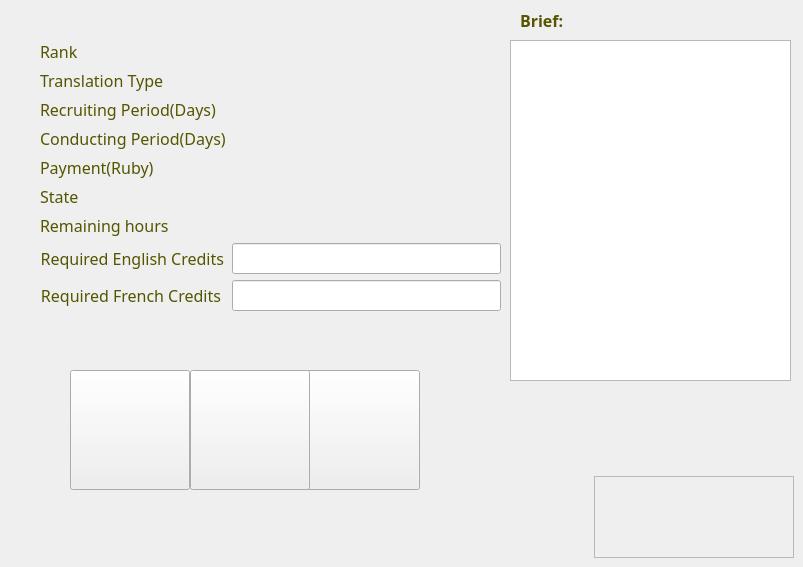
   <widget class="QWidget" name="tabInfo">
    <attribute name="title">
     <string>Infomation</string>
    </attribute>
    <widget class="QWidget" name="formLayoutWidget">
     <property name="geometry">
      <rect>
       <x>40</x>
       <y>40</y>
       <width>461</width>
       <height>284</height>
      </rect>
     </property>
     <layout class="QFormLayout" name="formLayout">
      <item row="1" column="0">
       <widget class="QLabel" name="label_1">
        <property name="font">
         <font>
          <family>Century Gothic</family>
          <pointsize>12</pointsize>
         </font>
        </property>
        <property name="styleSheet">
         <string notr="true">color: rgb(85, 85, 0);</string>
        </property>
        <property name="text">
         <string>Translation Type</string>
        </property>
       </widget>
      </item>
      <item row="1" column="1">
       <widget class="QLabel" name="labelTransType">
        <property name="font">
         <font>
          <family>Century Gothic</family>
          <pointsize>12</pointsize>
         </font>
        </property>
        <property name="styleSheet">
         <string notr="true">color: rgb(85, 0, 255);</string>
        </property>
        <property name="text">
         <string/>
        </property>
       </widget>
      </item>
      <item row="2" column="0">
       <widget class="QLabel" name="label_2">
        <property name="font">
         <font>
          <family>Century Gothic</family>
          <pointsize>12</pointsize>
         </font>
        </property>
        <property name="styleSheet">
         <string notr="true">color: rgb(85, 85, 0);</string>
        </property>
        <property name="text">
         <string>Recruiting Period(Days)</string>
        </property>
       </widget>
      </item>
      <item row="2" column="1">
       <widget class="QLabel" name="labelRecPeriod">
        <property name="font">
         <font>
          <family>Century Gothic</family>
          <pointsize>12</pointsize>
         </font>
        </property>
        <property name="styleSheet">
         <string notr="true">color: rgb(85, 0, 255);</string>
        </property>
        <property name="text">
         <string/>
        </property>
       </widget>
      </item>
      <item row="3" column="0">
       <widget class="QLabel" name="label_3">
        <property name="font">
         <font>
          <family>Century Gothic</family>
          <pointsize>12</pointsize>
         </font>
        </property>
        <property name="styleSheet">
         <string notr="true">color: rgb(85, 85, 0);</string>
        </property>
        <property name="text">
         <string>Conducting Period(Days)</string>
        </property>
       </widget>
      </item>
      <item row="3" column="1">
       <widget class="QLabel" name="labelConPeriod">
        <property name="font">
         <font>
          <family>Century Gothic</family>
          <pointsize>12</pointsize>
         </font>
        </property>
        <property name="styleSheet">
         <string notr="true">color: rgb(85, 0, 255);</string>
        </property>
        <property name="text">
         <string/>
        </property>
       </widget>
      </item>
      <item row="4" column="0">
       <widget class="QLabel" name="label_7">
        <property name="font">
         <font>
          <family>Century Gothic</family>
          <pointsize>12</pointsize>
         </font>
        </property>
        <property name="styleSheet">
         <string notr="true">color: rgb(85, 85, 0);</string>
        </property>
        <property name="text">
         <string>Payment(Ruby)</string>
        </property>
       </widget>
      </item>
      <item row="5" column="0">
       <widget class="QLabel" name="label_6">
        <property name="font">
         <font>
          <family>Century Gothic</family>
          <pointsize>12</pointsize>
         </font>
        </property>
        <property name="styleSheet">
         <string notr="true">color: rgb(85, 85, 0);</string>
        </property>
        <property name="text">
         <string>State</string>
        </property>
       </widget>
      </item>
      <item row="5" column="1">
       <widget class="QLabel" name="labelState">
        <property name="font">
         <font>
          <family>Century Gothic</family>
          <pointsize>12</pointsize>
         </font>
        </property>
        <property name="styleSheet">
         <string notr="true">color: rgb(85, 0, 255);</string>
        </property>
        <property name="text">
         <string/>
        </property>
       </widget>
      </item>
      <item row="0" column="0">
       <widget class="QLabel" name="label_8">
        <property name="font">
         <font>
          <family>Century Gothic</family>
          <pointsize>12</pointsize>
         </font>
        </property>
        <property name="styleSheet">
         <string notr="true">color: rgb(85, 85, 0);</string>
        </property>
        <property name="text">
         <string>Rank</string>
        </property>
       </widget>
      </item>
      <item row="0" column="1">
       <widget class="QLabel" name="labelRank">
        <property name="font">
         <font>
          <family>Century Gothic</family>
          <pointsize>12</pointsize>
         </font>
        </property>
        <property name="styleSheet">
         <string notr="true">color: rgb(85, 0, 255);</string>
        </property>
        <property name="text">
         <string/>
        </property>
       </widget>
      </item>
      <item row="6" column="0">
       <widget class="QLabel" name="label_9">
        <property name="font">
         <font>
          <family>Century Gothic</family>
          <pointsize>12</pointsize>
         </font>
        </property>
        <property name="styleSheet">
         <string notr="true">color: rgb(85, 85, 0);</string>
        </property>
        <property name="text">
         <string>Remaining hours</string>
        </property>
       </widget>
      </item>
      <item row="6" column="1">
       <widget class="QLabel" name="labelRemHours">
        <property name="font">
         <font>
          <family>Century Gothic</family>
          <pointsize>12</pointsize>
         </font>
        </property>
        <property name="styleSheet">
         <string notr="true">color: rgb(85, 0, 255);</string>
        </property>
        <property name="text">
         <string/>
        </property>
       </widget>
      </item>
      <item row="7" column="0">
       <widget class="QLabel" name="label_4">
        <property name="font">
         <font>
          <family>Century Gothic</family>
          <pointsize>12</pointsize>
         </font>
        </property>
        <property name="styleSheet">
         <string notr="true">color: rgb(85, 85, 0);</string>
        </property>
        <property name="text">
         <string>Required English Credits</string>
        </property>
        <property name="alignment">
         <set>Qt::AlignRight|Qt::AlignTrailing|Qt::AlignVCenter</set>
        </property>
       </widget>
      </item>
      <item row="7" column="1">
       <widget class="QLineEdit" name="lineEditEngCre">
        <property name="font">
         <font>
          <family>Century Gothic</family>
          <pointsize>12</pointsize>
         </font>
        </property>
        <property name="styleSheet">
         <string notr="true">color: rgb(85, 0, 255);</string>
        </property>
        <property name="readOnly">
         <bool>true</bool>
        </property>
       </widget>
      </item>
      <item row="8" column="0">
       <widget class="QLabel" name="label_5">
        <property name="font">
         <font>
          <family>Century Gothic</family>
          <pointsize>12</pointsize>
         </font>
        </property>
        <property name="styleSheet">
         <string notr="true">color: rgb(85, 85, 0);</string>
        </property>
        <property name="text">
         <string>Required French Credits</string>
        </property>
        <property name="alignment">
         <set>Qt::AlignRight|Qt::AlignTrailing|Qt::AlignVCenter</set>
        </property>
       </widget>
      </item>
      <item row="8" column="1">
       <widget class="QLineEdit" name="lineEditFreCre">
        <property name="font">
         <font>
          <family>Century Gothic</family>
          <pointsize>12</pointsize>
         </font>
        </property>
        <property name="styleSheet">
         <string notr="true">color: rgb(85, 0, 255);</string>
        </property>
        <property name="readOnly">
         <bool>true</bool>
        </property>
       </widget>
      </item>
      <item row="4" column="1">
       <widget class="QLabel" name="labelPay">
        <property name="font">
         <font>
          <family>Century Gothic</family>
          <pointsize>12</pointsize>
         </font>
        </property>
        <property name="styleSheet">
         <string notr="true">color: rgb(85, 0, 255);</string>
        </property>
        <property name="text">
         <string/>
        </property>
       </widget>
      </item>
     </layout>
    </widget>
    <widget class="QPushButton" name="editInfoOkButton">
     <property name="geometry">
      <rect>
       <x>70</x>
       <y>370</y>
       <width>120</width>
       <height>120</height>
      </rect>
     </property>
     <property name="toolTip">
      <string>Set Infomation</string>
     </property>
     <property name="styleSheet">
      <string notr="true">QPushButton{border-image: url(:/CrowdSourcing/Resources/pictures/link_shoot.png);}  
QPushButton:hover{border-image: url(:/CrowdSourcing/Resources/pictures/link_shoot_on.png);}
QPushButton:pressed{border-image: url(:/CrowdSourcing/Resources/pictures/link_shoot_clicked.png);};</string>
     </property>
     <property name="text">
      <string/>
     </property>
    </widget>
    <widget class="QPushButton" name="editInfocancelButton">
     <property name="geometry">
      <rect>
       <x>300</x>
       <y>370</y>
       <width>120</width>
       <height>120</height>
      </rect>
     </property>
     <property name="toolTip">
      <string>Cancel</string>
     </property>
     <property name="styleSheet">
      <string notr="true">QPushButton{border-image: url(:/CrowdSourcing/Resources/pictures/zelda_woman.png);}  
QPushButton:hover{border-image: url(:/CrowdSourcing/Resources/pictures/zelda_woman_on.png);}
QPushButton:pressed{border-image: url(:/CrowdSourcing/Resources/pictures/zelda_woman_clicked.png);};</string>
     </property>
     <property name="text">
      <string/>
     </property>
    </widget>
    <widget class="QPushButton" name="changeInfoButton">
     <property name="geometry">
      <rect>
       <x>190</x>
       <y>370</y>
       <width>120</width>
       <height>120</height>
      </rect>
     </property>
     <property name="toolTip">
      <string>Change Infomation</string>
     </property>
     <property name="styleSheet">
      <string notr="true">QPushButton{border-image: url(:/CrowdSourcing/Resources/pictures/zelda_hero.png);}  
QPushButton:hover{border-image: url(:/CrowdSourcing/Resources/pictures/zelda_hero_on.png);}
QPushButton:pressed{border-image: url(:/CrowdSourcing/Resources/pictures/zelda_hero_clicked.png);};</string>
     </property>
     <property name="text">
      <string/>
     </property>
    </widget>
    <widget class="QTextBrowser" name="textBrowserBrief">
     <property name="geometry">
      <rect>
       <x>510</x>
       <y>40</y>
       <width>281</width>
       <height>341</height>
      </rect>
     </property>
     <property name="font">
      <font>
       <family>Century Gothic</family>
       <pointsize>10</pointsize>
      </font>
     </property>
     <property name="styleSheet">
      <string notr="true"/>
     </property>
     <property name="readOnly">
      <bool>true</bool>
     </property>
     <property name="html">
      <string>&lt;!DOCTYPE HTML PUBLIC &quot;-//W3C//DTD HTML 4.0//EN&quot; &quot;http://www.w3.org/TR/REC-html40/strict.dtd&quot;&gt;
&lt;html&gt;&lt;head&gt;&lt;meta name=&quot;qrichtext&quot; content=&quot;1&quot; /&gt;&lt;style type=&quot;text/css&quot;&gt;
p, li { white-space: pre-wrap; }
&lt;/style&gt;&lt;/head&gt;&lt;body style=&quot; font-family:'Century Gothic'; font-size:10pt; font-weight:400; font-style:normal;&quot;&gt;
&lt;p style=&quot;-qt-paragraph-type:empty; margin-top:0px; margin-bottom:0px; margin-left:0px; margin-right:0px; -qt-block-indent:0; text-indent:0px;&quot;&gt;&lt;br /&gt;&lt;/p&gt;&lt;/body&gt;&lt;/html&gt;</string>
     </property>
    </widget>
    <widget class="QFrame" name="frame">
     <property name="geometry">
      <rect>
       <x>594</x>
       <y>476</y>
       <width>200</width>
       <height>82</height>
      </rect>
     </property>
     <property name="styleSheet">
      <string notr="true">border-image: url(:/CrowdSourcing/Resources/pictures/zelda_logo2.png);</string>
     </property>
     <property name="frameShape">
      <enum>QFrame::StyledPanel</enum>
     </property>
     <property name="frameShadow">
      <enum>QFrame::Raised</enum>
     </property>
    </widget>
    <widget class="QLabel" name="label_10">
     <property name="geometry">
      <rect>
       <x>520</x>
       <y>5</y>
       <width>71</width>
       <height>31</height>
      </rect>
     </property>
     <property name="font">
      <font>
       <family>Century Gothic</family>
       <pointsize>12</pointsize>
       <weight>75</weight>
       <bold>true</bold>
      </font>
     </property>
     <property name="styleSheet">
      <string notr="true">border-image:transparent;color: rgb(85, 85, 0);</string>
     </property>
     <property name="text">
      <string>Brief:</string>
     </property>
    </widget>
   </widget>
